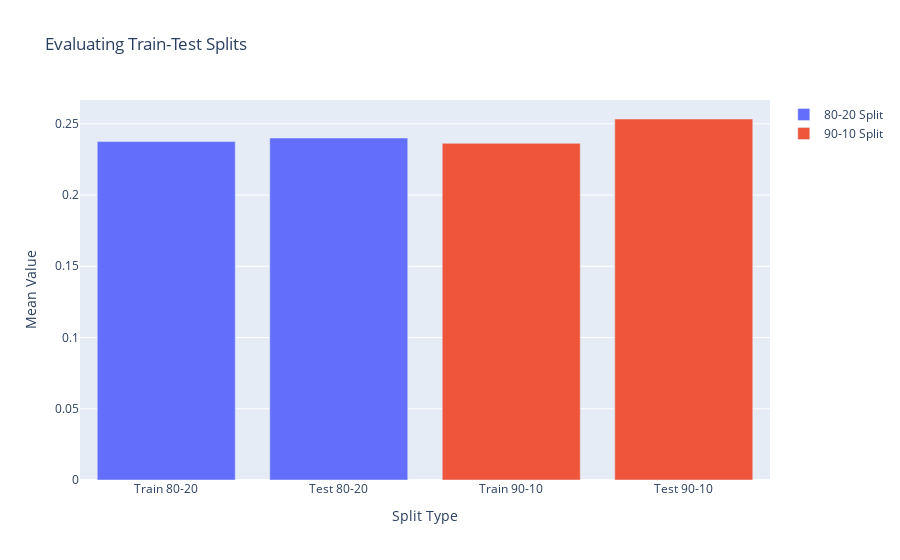

Notebook code cell kept with this figure:
### Code cell
#Split evaluation
splits = ['Train 80-20', 'Test 80-20', 'Train 90-10', 'Test 90-10']
values = [np.mean(class_train8020), np.mean(class_test8020), np.mean(class_train9010), np.mean(class_test9010)]
groups = [0,0,1,1] 

split_evaluation_fig = go.Figure()

split_evaluation_fig.add_trace(go.Bar(
    x=np.array(splits)[np.array(groups) == 0],
    y=np.array(values)[np.array(groups) == 0],
    name='80-20 Split'                        
))

split_evaluation_fig.add_trace(go.Bar(
    x=np.array(splits)[np.array(groups) == 1],  
    y=np.array(values)[np.array(groups) == 1],      
    name='90-10 Split'                                  
))

split_evaluation_fig.update_layout(
    title='Evaluating Train-Test Splits',
    xaxis_title='Split Type',
    yaxis_title='Mean Value',
    barmode='group'
)

split_evaluation_fig.show()

### Figure 1 — Plotly figure (JSON) as saved in the notebook; plotly's stock layout.template omitted (floating-point values rounded to 4 significant figures)
{"data": [{"name": "80-20 Split", "type": "bar", "x": ["Train 80-20", "Test 80-20"], "y": [0.2375, 0.24]}, {"name": "90-10 Split", "type": "bar", "x": ["Train 90-10", "Test 90-10"], "y": [0.2363, 0.2533]}], "layout": {"barmode": "group", "title": {"text": "Evaluating Train-Test Splits"}, "xaxis": {"title": {"text": "Split Type"}}, "yaxis": {"title": {"text": "Mean Value"}}}}
